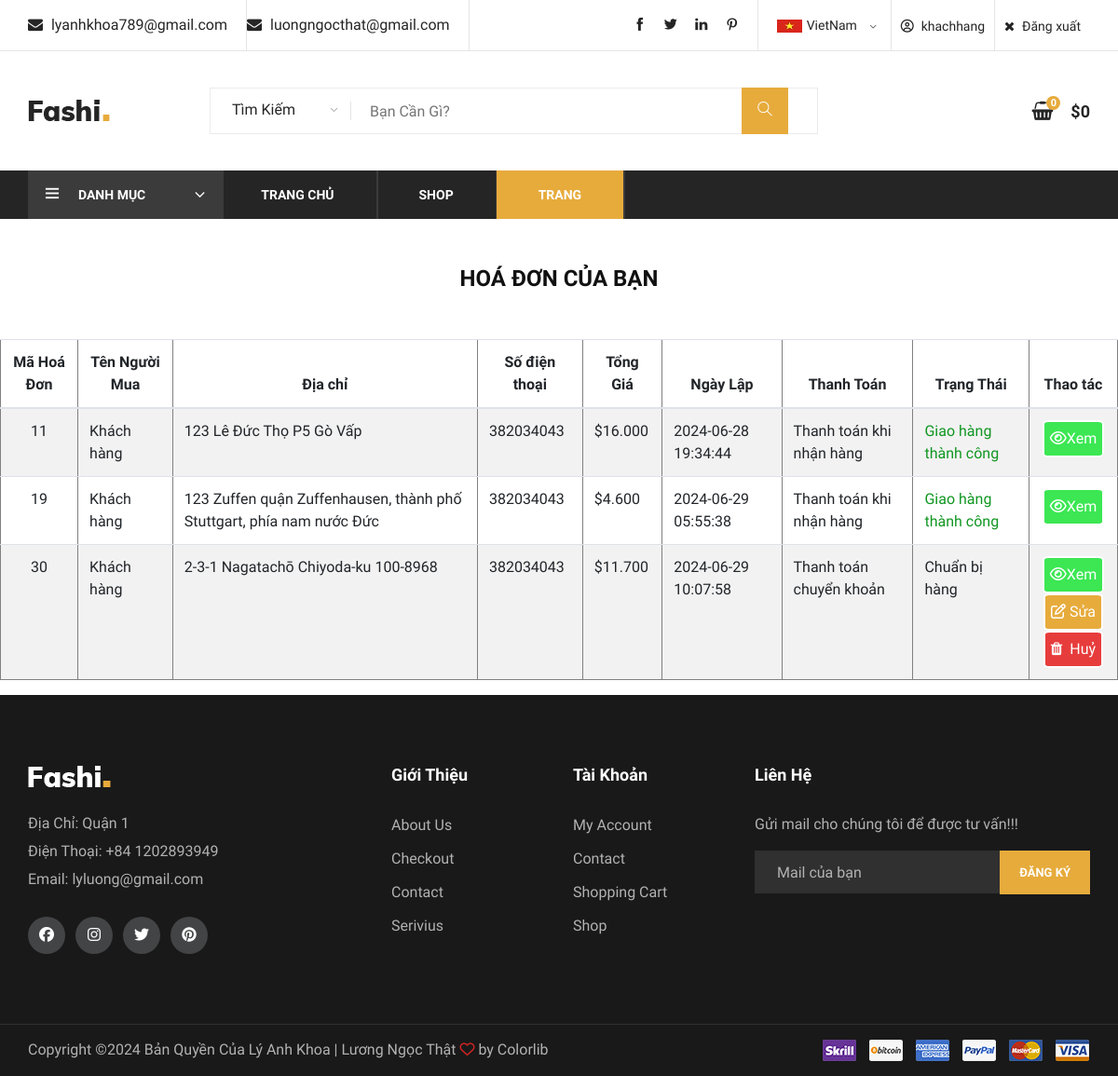
The app's page /?hoadon (signed in) with its own data.
### tables this page shows
CREATE TABLE `nguoidung` (
  `idnguoidung` int(11) NOT NULL,
  `tennguoidung` varchar(255) NOT NULL,
  `hovaten` varchar(255) NOT NULL,
  `matkhau` varchar(255) NOT NULL,
  `phanquyen` int(11) NOT NULL
);

CREATE TABLE `hoadon` (
  `idhoadon` int(11) NOT NULL,
  `idnguoidung` int(11) NOT NULL,
  `diachi` varchar(255) NOT NULL,
  `sdt` int(11) NOT NULL,
  `tonggia` int(11) NOT NULL,
  `ngaylap` datetime NOT NULL,
  `pttt` varchar(255) NOT NULL,
  `trangthai` varchar(255) NOT NULL
);

### view/hoadon.php (the view, shortened to what the rows shown need)
<?php
    include_once("controller/cHoaDon.php");
    $p = new cHoaDon();
    if(isset($_SESSION["idnguoidung"])){
        $idnd = $_SESSION["idnguoidung"];
        $con = $p -> getallhoadonbynd($idnd);
        if(!$con){
            echo "
            <h4 style = 'padding:50px; text-align:center;'><b>HOÁ ĐƠN CỦA BẠN</b></h4>
                <table class='table table-striped'  border='1' width='100%'>
                    <thead>
                        <tr align='center'>
                            <th>Mã Hoá Đơn</th>
                            <th>Tên Người Mua</th>
                            <th>Địa chỉ</th>
                            <th>Số điện thoại</th>
                            <th>Tổng Giá</th>
                            <th>Ngày Lập</th>
                            <th>Thanh Toán</th>
                            <th>Thao tác</th>
                        </tr>
                    </thead>
                    <tbody>
                </table>
        ";
        }else{
            echo "
                <h4 style = 'padding:50px; text-align:center;'><b>HOÁ ĐƠN CỦA BẠN</b></h4>
                <form method='post'>
                    <table class='table table-striped'  border='1' width='100%'>
                        <thead>
                            <tr align='center'>
                                <th>Mã Hoá Đơn</th>
                                <th>Tên Người Mua</th>
                                <th>Địa chỉ</th>
                                <th>Số điện thoại</th>
                                <th>Tổng Giá</th>
                                <th>Ngày Lập</th>
                                <th>Thanh Toán</th>
                                <th>Trạng Thái</th>
                                <th>Thao tác</th>
                            </tr>
                        </thead>
                        <tbody>
            ";
            while($r = mysqli_fetch_assoc($con)){
                echo "
                        <tr>
                            <td align='center'>".$r["idhoadon"]."</td>
                            <td>".$r["hovaten"]."</td>
                            <td>".$r["diachi"]."</td>
                            <td>".$r["sdt"]."</td>
                            <td>$".number_format($r["tonggia"],0,",",".")."</td>
                            <td>".$r["ngaylap"]."</td>
                            <td>".$r["pttt"]."</td>";
                if($r["trangthai"]=="Giao hàng thành công"){
                    echo"
                            <td style='color: rgb(16, 150, 33)'> ".$r["trangthai"]."</td>
                        ";
                }elseif($r["trangthai"]=="Huỷ đơn do hết hàng"){
                    echo"
                            <td style='color:red'> ".$r["trangthai"]."</td>";
                }else{
                    echo "
                            <td> ".$r["trangthai"]."</td>";
                }
                echo"       <td align='center' width=95px>
                                <button class='btnxem' type='button'><a href='?chitiethoadon&id=".$r["idhoadon"]."' style='color: white'><i class='fa fa-eye'></i>Xem</a></button>
                        ";
                if($r["trangthai"]=="Chuẩn bị hàng"){
                    echo "
                                <button class='btnsua' type='button'><a href='?action=updatehd&id=".$r["idhoadon"]."' style='color: white'><i class='fa fa-pencil-square-o'></i> Sửa</a></button>
                                <button class='btnxoa' type='button'><a href='?action=deletehd&id=".$r["idhoadon"]."&idnd=".$idnd."' style='color: white' onclick = 'return confirm("."\"Bạn Chắc Chắn Muốn Xoá Dữ Liệu\"".");'><i class='fa fa-trash'></i>&nbsp; Huỷ </a></button>
                    ";
                }elseif($r["trangthai"]=="Huỷ đơn do hết hàng"){
                    echo "
                                <button class='btnxoa' type='button'><a href='?action=deletehd&id=".$r["idhoadon"]."' style='color: white' onclick = 'return confirm("."\"Bạn Chắc Chắn Muốn Xoá Dữ Liệu\"".");'><i class='fa fa-trash'></i>&nbsp; Huỷ </a></button>
                    ";
                }else{
                    echo "";
                }
                echo "
                            </td>
                        </tr>
                    ";
                }
                echo "</tbody></table></form>";
            }
    }
?>

### view/giaodien/header.php (shortened to what the rows shown need)
<header class="header-section">
    <div class="header-top">
        <div class="container">
            <div class="ht-right">
                <form action="" method='get'>
                    <?php
                        if (isset($_SESSION["dangnhap"])) {
                            if(isset($_GET["admin"])){
                                echo '<a href="view/dangxuat.php" class="login-panel" ><i class="fa fa-times"></i>Đăng xuất</a> ';
                                echo '<a href="index.php" class="login-panel" ><i class="fa fa-home"></i>Trang Chủ</a> ';
                            }elseif(isset($_SESSION["dangnhap"]) && $_SESSION["dangnhap"] == '2'){
                                echo '<a href="view/dangxuat.php" class="login-panel" ><i class="fa fa-times"></i>Đăng xuất</a> ';
                                include_once("controller/cNguoiDung.php");
                                $p = new cNguoiDung();
                                $id = $_SESSION["idnguoidung"];
                                $con  = $p->get1nguoidung($id);
                                if($con){
                                    while($rn=mysqli_fetch_assoc($con)){
                                        $tennguoidung = $rn["tennguoidung"];
                                    }
                                    echo '<a href="?hoadon" class="login-panel" style=""><i class="fa fa-user-circle-o"></i>'.$tennguoidung.'</a> ';
                                }
                            }else{
                                echo '<a href="view/dangxuat.php" class="login-panel" ><i class="fa fa-times"></i>Đăng xuất</a> ';
                                echo '<a href="admin.php?admin" class="login-panel" style=""><i class="fa fa-key"></i>Quản lý</a> ';
                            }
                        } else {
                            echo '<a href="?login" class="login-panel"><i class="fa fa-user"></i>Đăng Nhập</a>';
                        }
                    ?>
                </form>
            </div>
        </div>
    </div>
</header>

### records on screen
nguoidung: tennguoidung "khachhang"
hoadon: idhoadon "11", idnguoidung.hovaten "Khách hàng", diachi "123 Lê Đức Thọ P5 Gò Vấp", sdt "382034043", tonggia "16.000", ngaylap "2024-06-28 19:34:44", pttt "Thanh toán khi nhận hàng", trangthai "Giao hàng thành công"
hoadon: idhoadon "19", idnguoidung.hovaten "Khách hàng", diachi "123 Zuffen quận Zuffenhausen, thành phố Stuttgart, phía nam nước Đức", sdt "382034043", tonggia "4.600", ngaylap "2024-06-29 05:55:38", pttt "Thanh toán khi nhận hàng", trangthai "Giao hàng thành công"
hoadon: idhoadon "30", idnguoidung.hovaten "Khách hàng", diachi "2-3-1 Nagatachō Chiyoda-ku 100-8968", sdt "382034043", tonggia "11.700", ngaylap "2024-06-29 10:07:58", pttt "Thanh toán chuyển khoản", trangthai "Chuẩn bị hàng"
